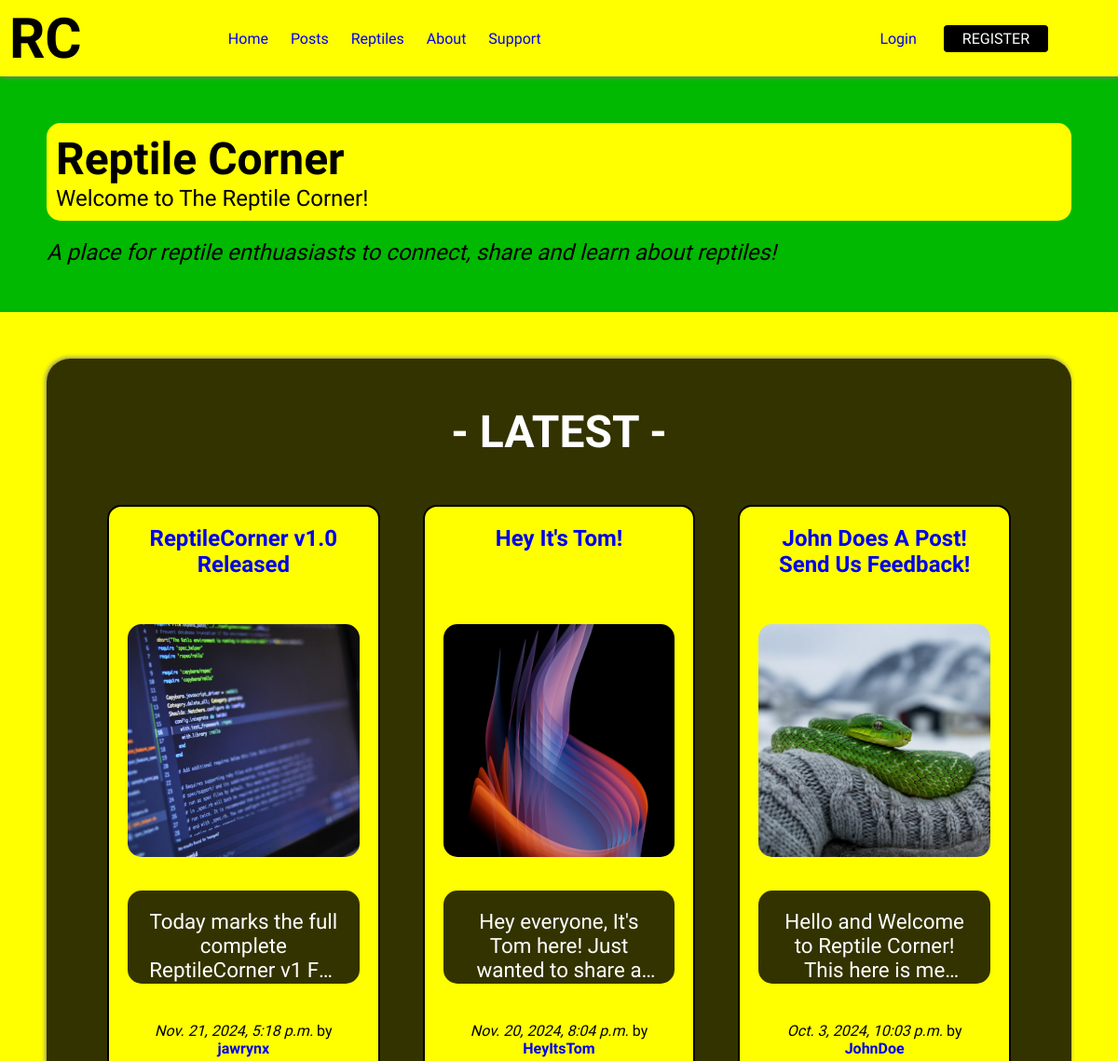
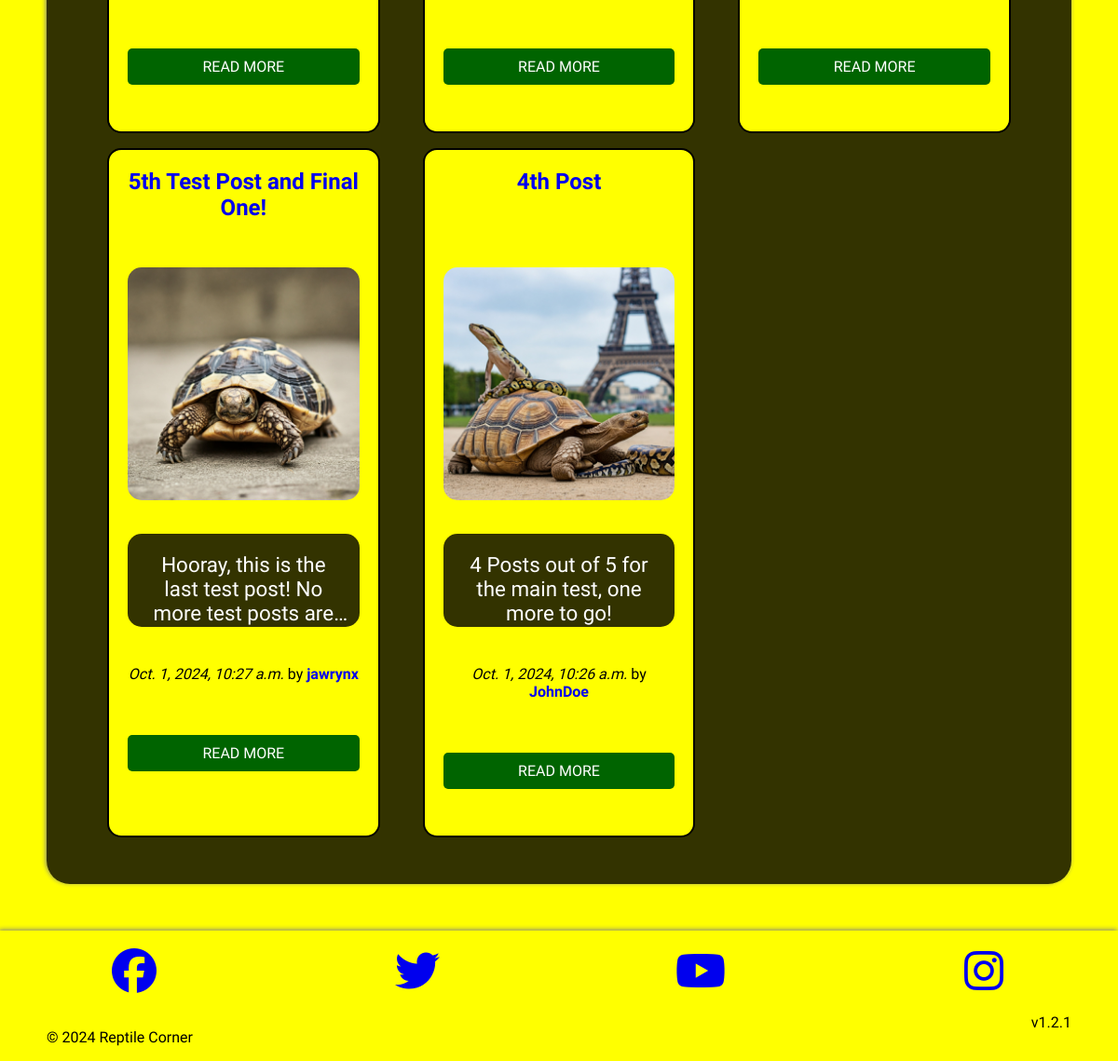
The page / on the database its author committed (2 pictures, top to bottom).
### posts/models.py (models this page shows, shortened)
class Post(models.Model):
    title = models.CharField(max_length=75)
    body = models.TextField()
    slug = models.SlugField(max_length=75)
    date = models.DateTimeField(auto_now_add=True)
    image = models.ImageField(blank=True)
    author = models.ForeignKey(User, on_delete=models.CASCADE, default=None)

### ReptileCorner/views.py (the view)
# urls.py: 2. Add a URL to urlpatterns:  path('', views.home, name='home')
def home(request):
    posts = Post.objects.all().order_by('-date')[:5]
    return render(request, 'home.html', { 'posts': posts })

### templates/home.html (shortened to what this page needs)
{% extends 'layout.html' %}
{% block content %}
    <div class="hero-container">
        <div class="hero-title">
            <h1>Reptile Corner</h1>
            <p>Welcome to The Reptile Corner!</p>
        </div>
        <p class="desc"><em>A place for reptile enthuasiasts to connect, share and learn about reptiles!</em></p>
    </div>
    <div class="posts-container">
        <h2>- LATEST -</h2>
        <section class="grid posts-list">
            {% for post in posts %}
                <article class="col-12 col-md-6 col-lg-4 col-xl-3 post">
                    <div class="grid">
                    <h2 class="col-12">
                        <a href="{% url 'posts:page' slug=post.slug %}">
                            {{ post.title }}
                        </a>
                    </h2>
                    <a href="{% url 'posts:page' slug=post.slug %}" class="col-12" >
                        {% if post.image %}
                            <img class="image list-image" src="{{ post.image.url }}" alt="{{ post.title }}"/>
                        {% endif %}
                    </a>
                    <p class="body-field body-short col-12">{{ post.body }}</p>
                    <p class="date-stamp col-12">
                        <em>{{ post.date }}</em> by
                        <a href="/profile/{{ post.author }}">
                            <strong>{{ post.author }}</strong>
                        </a>
                    </p>
                    <a href="{% url 'posts:page' slug=post.slug %}" class="read-more col-12">READ MORE</a>
                    </div>
                </article>
            {% endfor %}
        </section>
    </div>
{% endblock %}

### static/css/style.css (style rules this page uses)
* { box-sizing: border-box; padding: 0; margin: 0; }
body { font-family: 'Ubuntu'; color: black; background-color: yellow; overflow-x: hidden; }
a { text-decoration: none; }
.hero-container { width: 100%; padding: 50px; background: rgb(0, 185, 0); }
.hero-title { background-color: yellow; padding: 10px; border-radius: 15px; color: black; }
.desc { margin-top: 20px; }
.posts-container { background-color: rgba(0,0,0,0.8); border-radius: 25px; box-shadow: -1px -1px 5px 0px gray; height: 100%; padding-top: 50px; margin: 50px; text-align: center; }
.posts-container > h2 { font-size: 3rem; color: white; }
.posts-list { align-items: center; width: 100%; text-align: center; }
.list-image { min-height: 250px; max-height: 250px; height: 100%; object-fit: cover; }
.post { background-color: yellow; align-content: center; max-width: 800px; border: 2px solid black; border-radius: 15px; margin: 15px 15px; padding: 20px; }
.post p { overflow: hidden; text-overflow: ellipsis; display: -webkit-box; -webkit-line-clamp: 3; -webkit-box-orient: vertical; display: -webkit-box; display: -moz-box; display: box; line-clamp: 3; box-orient: vertical; }
.post h2 { margin-bottom: 20px; }
.image { width: 100%; border-radius: 15px; margin-bottom: 20px; }
.date-stamp { margin: 25px 0; }
.read-more { display: inline-block; padding: 10px 20px; background-color: darkgreen; color: white; border: none; border-radius: 5px; text-decoration: none; margin-top: 15px; transition: background-color 0.3s ease; bottom: 0; }
.body-field { background-color: rgba(0, 0, 0, 0.8); border-radius: 15px; padding: 20px; color: white; }
.body-short { max-height: 75px; height: 100%; }
@media screen and (min-width: 500px) { .posts-list { padding: 50px; } }
@media screen and (min-width: 768px) { .body-field, #post-info p { font-size: 1.4rem; } }
@media screen and (min-width: 768px) { .body-short { max-height: 100px; } }
@media screen and (min-width: 992px) { .hero-title > h1 { font-size: 3rem; } }
@media screen and (min-width: 992px) { .hero-title > p, .desc { font-size: 1.5rem; } }
@media screen and (min-width: 992px) { .post { overflow: hidden; max-height: 900px; height: 100%; transition: 0.3s ease-in-out; display: flex; flex-direction: column; align-items: center; } }
@media screen and (min-width: 992px) { .post h2 { min-height: 70px; } }
@media screen and (min-width: 992px) { .post img { display: block; max-width: 100%; } }
@media screen and (min-width: 992px) { .post .body-field { min-height: 60px; } }

### static/css/grid_classes.css (style rules this page uses)
.grid { display: grid; grid-template-columns: repeat(12, 1fr); gap: 1rem; }
.col-12 { grid-column: span 12; }
@media (min-width: 768px) { .col-md-6 { grid-column: span 6; } }
@media (min-width: 992px) { .col-lg-4 { grid-column: span 4; } }

### rows shown on the page
Post: title "ReptileCorner v1.0 Released", image (picture), body "Today marks the full complete ReptileCorner v1…", date "Nov. 21, 2024, 5:18 p.m.", author "jawrynx"
Post: title "Hey It's Tom!", image (picture), body "Hey everyone, It's Tom here! Just wanted to share…", date "Nov. 20, 2024, 8:04 p.m.", author "HeyItsTom"
Post: title "John Does A Post! Send Us Feedback!", image (picture), body "Hello and Welcome to Reptile Corner! This here is…", date "Oct. 3, 2024, 10:03 p.m.", author "JohnDoe"
Post: title "5th Test Post and Final One!", image (picture), body "Hooray, this is the last test post! No more test posts…", date "Oct. 1, 2024, 10:27 a.m.", author "jawrynx"
Post: title "4th Post", image (picture), body "4 Posts out of 5 for the main test, one more to go!", date "Oct. 1, 2024, 10:26 a.m.", author "JohnDoe"
